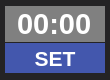
<?xml version="1.0" encoding="UTF-8"?>
<ui version="4.0">
 <class>Form</class>
 <widget class="QWidget" name="Form">
  <property name="geometry">
   <rect>
    <x>0</x>
    <y>0</y>
    <width>110</width>
    <height>80</height>
   </rect>
  </property>
  <property name="minimumSize">
   <size>
    <width>20</width>
    <height>20</height>
   </size>
  </property>
  <property name="font">
   <font>
    <pointsize>18</pointsize>
    <bold>true</bold>
   </font>
  </property>
  <property name="windowTitle">
   <string>Form</string>
  </property>
  <property name="styleSheet">
   <string notr="true">background-color: #242325;
</string>
  </property>
  <layout class="QGridLayout" name="gridLayout">
   <property name="leftMargin">
    <number>5</number>
   </property>
   <property name="topMargin">
    <number>5</number>
   </property>
   <property name="rightMargin">
    <number>5</number>
   </property>
   <property name="bottomMargin">
    <number>5</number>
   </property>
   <property name="spacing">
    <number>0</number>
   </property>
   <item row="1" column="0" colspan="2">
    <widget class="QPushButton" name="pushButton">
     <property name="minimumSize">
      <size>
       <width>30</width>
       <height>30</height>
      </size>
     </property>
     <property name="font">
      <font>
       <pointsize>16</pointsize>
       <bold>true</bold>
      </font>
     </property>
     <property name="styleSheet">
      <string notr="true">QPushButton {
	border: none;
	background-color: #4357AD;
	color: white;
}

QPushButton:pressed {
	border: none;
	background-color: #213aa6;
	color: white;
}</string>
     </property>
     <property name="text">
      <string>SET</string>
     </property>
    </widget>
   </item>
   <item row="0" column="0">
    <widget class="QLineEdit" name="lineEdit">
     <property name="font">
      <font>
       <pointsize>22</pointsize>
       <bold>true</bold>
      </font>
     </property>
     <property name="styleSheet">
      <string notr="true">color: white;
background-color: #808080;</string>
     </property>
     <property name="inputMask">
      <string>00:00</string>
     </property>
     <property name="text">
      <string>00:00</string>
     </property>
     <property name="frame">
      <bool>false</bool>
     </property>
     <property name="alignment">
      <set>Qt::AlignCenter</set>
     </property>
    </widget>
   </item>
  </layout>
 </widget>
 <resources/>
 <connections/>
</ui>
